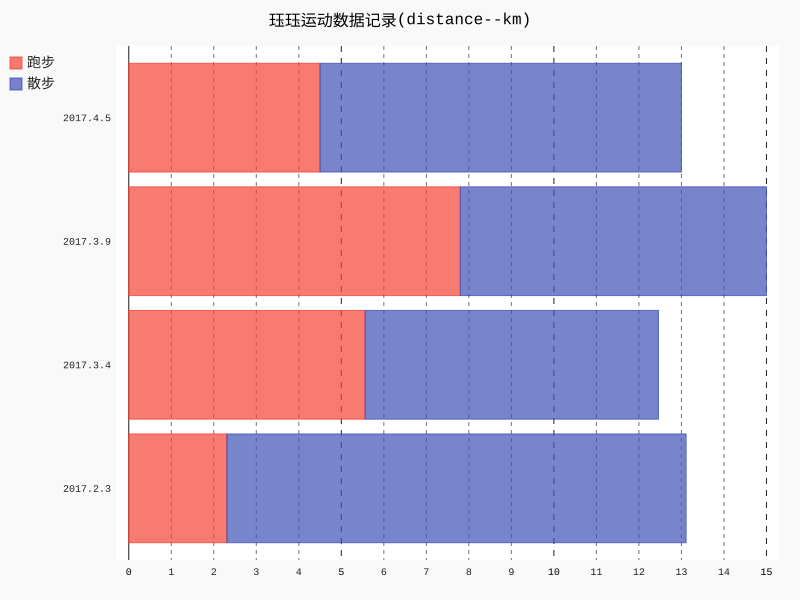

Here is the Python script that generated this plot:
#coding=utf-8
import pygal

line_chart = pygal.HorizontalStackedBar()
line_chart.title = '珏珏运动数据记录(distance--km)'
line_chart.x_labels = ['2017.2.3','2017.3.4','2017.3.9','2017.4.5']
line_chart.add('跑步',[2.31,5.56,7.8,4.5])
line_chart.add('散步',[10.8,6.9,7.2,8.5])
line_chart.render_to_file('JJ.svg')
